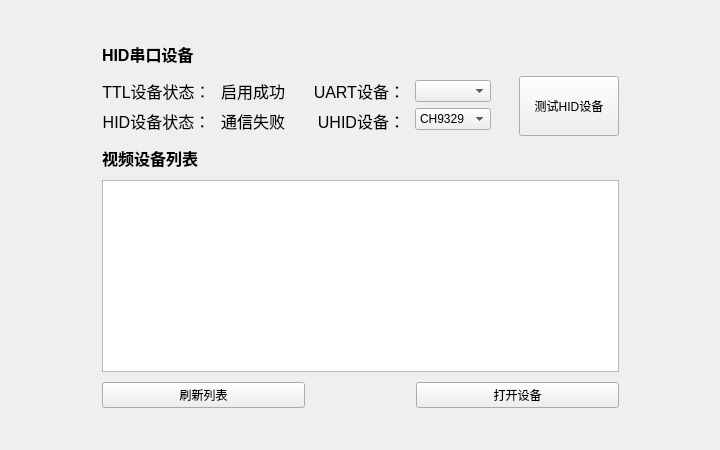
<?xml version="1.0" encoding="UTF-8"?>
<ui version="4.0">
 <class>ui_mainpage</class>
 <widget class="QWidget" name="ui_mainpage">
  <property name="geometry">
   <rect>
    <x>0</x>
    <y>0</y>
    <width>720</width>
    <height>450</height>
   </rect>
  </property>
  <property name="windowTitle">
   <string>PADSKVM</string>
  </property>
  <property name="styleSheet">
   <string notr="true"/>
  </property>
  <layout class="QGridLayout" name="gridLayout" rowstretch="0,0,0,0" columnstretch="0,0,0,0">
   <property name="leftMargin">
    <number>0</number>
   </property>
   <property name="topMargin">
    <number>0</number>
   </property>
   <property name="rightMargin">
    <number>0</number>
   </property>
   <property name="bottomMargin">
    <number>0</number>
   </property>
   <property name="spacing">
    <number>0</number>
   </property>
   <item row="0" column="1">
    <spacer name="verticalSpacer_4">
     <property name="orientation">
      <enum>Qt::Vertical</enum>
     </property>
     <property name="sizeHint" stdset="0">
      <size>
       <width>20</width>
       <height>26</height>
      </size>
     </property>
    </spacer>
   </item>
   <item row="1" column="1" rowspan="2" colspan="2">
    <layout class="QVBoxLayout" name="verticalLayout_3">
     <property name="spacing">
      <number>10</number>
     </property>
     <item>
      <widget class="QLabel" name="label_4">
       <property name="font">
        <font>
         <pointsize>12</pointsize>
         <weight>75</weight>
         <bold>true</bold>
        </font>
       </property>
       <property name="text">
        <string>HID串口设备</string>
       </property>
      </widget>
     </item>
     <item>
      <layout class="QHBoxLayout" name="horizontalLayout" stretch="1,1,1,1,1,0,0">
       <property name="spacing">
        <number>10</number>
       </property>
       <item>
        <layout class="QVBoxLayout" name="verticalLayout">
         <property name="spacing">
          <number>0</number>
         </property>
         <item>
          <widget class="QLabel" name="label_2">
           <property name="font">
            <font>
             <pointsize>12</pointsize>
            </font>
           </property>
           <property name="text">
            <string>TTL设备状态：</string>
           </property>
           <property name="alignment">
            <set>Qt::AlignCenter</set>
           </property>
          </widget>
         </item>
         <item>
          <widget class="QLabel" name="label_1">
           <property name="font">
            <font>
             <pointsize>12</pointsize>
            </font>
           </property>
           <property name="text">
            <string>HID设备状态：</string>
           </property>
           <property name="alignment">
            <set>Qt::AlignCenter</set>
           </property>
          </widget>
         </item>
        </layout>
       </item>
       <item>
        <layout class="QVBoxLayout" name="verticalLayout_2">
         <property name="spacing">
          <number>0</number>
         </property>
         <item>
          <widget class="QLabel" name="labelSerialStatus">
           <property name="font">
            <font>
             <pointsize>12</pointsize>
            </font>
           </property>
           <property name="text">
            <string>启用成功</string>
           </property>
           <property name="alignment">
            <set>Qt::AlignCenter</set>
           </property>
          </widget>
         </item>
         <item>
          <widget class="QLabel" name="labelHIDStatus">
           <property name="font">
            <font>
             <pointsize>12</pointsize>
            </font>
           </property>
           <property name="text">
            <string>通信失败</string>
           </property>
           <property name="alignment">
            <set>Qt::AlignCenter</set>
           </property>
          </widget>
         </item>
        </layout>
       </item>
       <item>
        <spacer name="horizontalSpacer_1">
         <property name="orientation">
          <enum>Qt::Horizontal</enum>
         </property>
         <property name="sizeHint" stdset="0">
          <size>
           <width>18</width>
           <height>20</height>
          </size>
         </property>
        </spacer>
       </item>
       <item>
        <layout class="QVBoxLayout" name="verticalLayout_5">
         <property name="spacing">
          <number>0</number>
         </property>
         <item>
          <widget class="QLabel" name="labelSerialStatus_2">
           <property name="font">
            <font>
             <pointsize>12</pointsize>
            </font>
           </property>
           <property name="text">
            <string>UART设备：</string>
           </property>
           <property name="alignment">
            <set>Qt::AlignRight|Qt::AlignTrailing|Qt::AlignVCenter</set>
           </property>
          </widget>
         </item>
         <item>
          <widget class="QLabel" name="labelHIDStatus_3">
           <property name="font">
            <font>
             <pointsize>12</pointsize>
            </font>
           </property>
           <property name="text">
            <string>UHID设备：</string>
           </property>
           <property name="alignment">
            <set>Qt::AlignRight|Qt::AlignTrailing|Qt::AlignVCenter</set>
           </property>
          </widget>
         </item>
        </layout>
       </item>
       <item>
        <layout class="QVBoxLayout" name="verticalLayout_4">
         <property name="spacing">
          <number>2</number>
         </property>
         <item>
          <widget class="ElaComboBox" name="comboSerialDevice">
           <property name="sizePolicy">
            <sizepolicy hsizetype="Expanding" vsizetype="Fixed">
             <horstretch>0</horstretch>
             <verstretch>0</verstretch>
            </sizepolicy>
           </property>
           <property name="styleSheet">
            <string notr="true"/>
           </property>
          </widget>
         </item>
         <item>
          <widget class="ElaComboBox" name="comboBox">
           <item>
            <property name="text">
             <string>CH9329</string>
            </property>
           </item>
          </widget>
         </item>
        </layout>
       </item>
       <item>
        <spacer name="horizontalSpacer_2">
         <property name="orientation">
          <enum>Qt::Horizontal</enum>
         </property>
         <property name="sizeHint" stdset="0">
          <size>
           <width>18</width>
           <height>20</height>
          </size>
         </property>
        </spacer>
       </item>
       <item>
        <widget class="ElaPushButton" name="btnOpenSerialHID">
         <property name="sizePolicy">
          <sizepolicy hsizetype="Fixed" vsizetype="Fixed">
           <horstretch>0</horstretch>
           <verstretch>0</verstretch>
          </sizepolicy>
         </property>
         <property name="minimumSize">
          <size>
           <width>100</width>
           <height>60</height>
          </size>
         </property>
         <property name="maximumSize">
          <size>
           <width>16777215</width>
           <height>60</height>
          </size>
         </property>
         <property name="text">
          <string>测试HID设备</string>
         </property>
        </widget>
       </item>
      </layout>
     </item>
     <item>
      <widget class="QLabel" name="label_3">
       <property name="font">
        <font>
         <pointsize>12</pointsize>
         <weight>75</weight>
         <bold>true</bold>
        </font>
       </property>
       <property name="text">
        <string>视频设备列表</string>
       </property>
      </widget>
     </item>
     <item>
      <widget class="ElaTableView" name="cameraTable"/>
     </item>
     <item>
      <layout class="QHBoxLayout" name="horizontalLayout_2" stretch="2,1,2">
       <item>
        <widget class="ElaPushButton" name="btnRefresh">
         <property name="text">
          <string>刷新列表</string>
         </property>
        </widget>
       </item>
       <item>
        <spacer name="horizontalSpacer">
         <property name="orientation">
          <enum>Qt::Horizontal</enum>
         </property>
         <property name="sizeHint" stdset="0">
          <size>
           <width>40</width>
           <height>20</height>
          </size>
         </property>
        </spacer>
       </item>
       <item>
        <widget class="ElaPushButton" name="btnOpen">
         <property name="enabled">
          <bool>true</bool>
         </property>
         <property name="styleSheet">
          <string notr="true"/>
         </property>
         <property name="text">
          <string>打开设备</string>
         </property>
        </widget>
       </item>
      </layout>
     </item>
    </layout>
   </item>
   <item row="1" column="3">
    <spacer name="horizontalSpacer_3">
     <property name="orientation">
      <enum>Qt::Horizontal</enum>
     </property>
     <property name="sizeHint" stdset="0">
      <size>
       <width>38</width>
       <height>20</height>
      </size>
     </property>
    </spacer>
   </item>
   <item row="2" column="0">
    <spacer name="horizontalSpacer_4">
     <property name="orientation">
      <enum>Qt::Horizontal</enum>
     </property>
     <property name="sizeHint" stdset="0">
      <size>
       <width>38</width>
       <height>20</height>
      </size>
     </property>
    </spacer>
   </item>
   <item row="3" column="2">
    <spacer name="verticalSpacer_3">
     <property name="orientation">
      <enum>Qt::Vertical</enum>
     </property>
     <property name="sizeHint" stdset="0">
      <size>
       <width>20</width>
       <height>25</height>
      </size>
     </property>
    </spacer>
   </item>
  </layout>
 </widget>
 <customwidgets>
  <customwidget>
   <class>ElaPushButton</class>
   <extends>QPushButton</extends>
   <header>ElaPushButton.h</header>
  </customwidget>
  <customwidget>
   <class>ElaComboBox</class>
   <extends>QComboBox</extends>
   <header>ElaComboBox.h</header>
  </customwidget>
  <customwidget>
   <class>ElaTableView</class>
   <extends>QTableView</extends>
   <header>ElaTableView.h</header>
  </customwidget>
 </customwidgets>
 <resources/>
 <connections/>
</ui>
